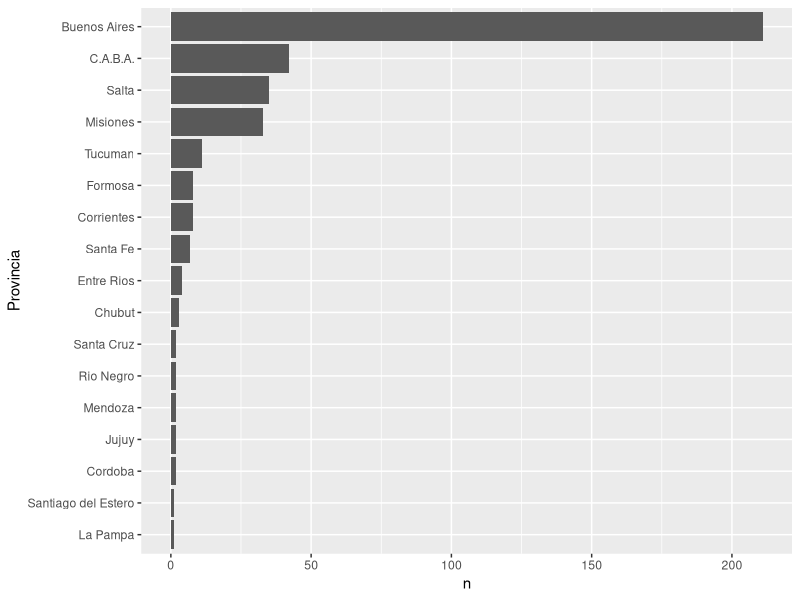
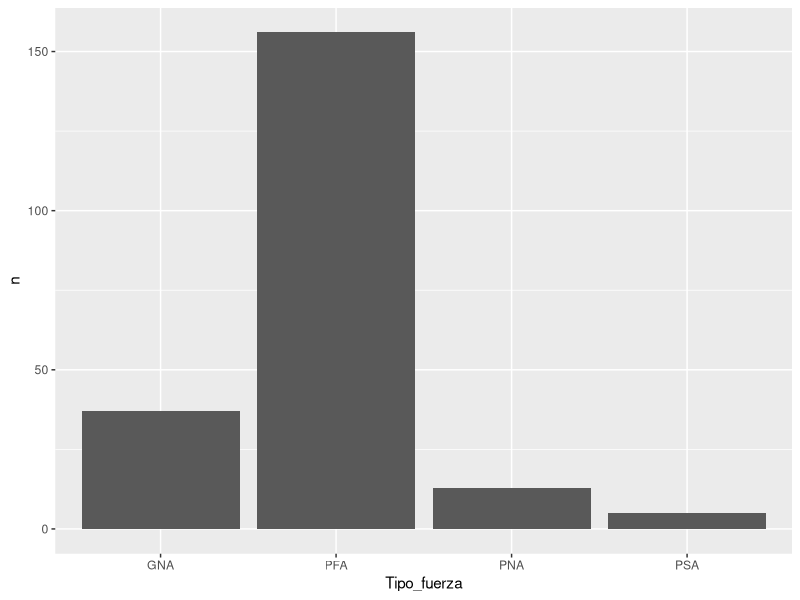
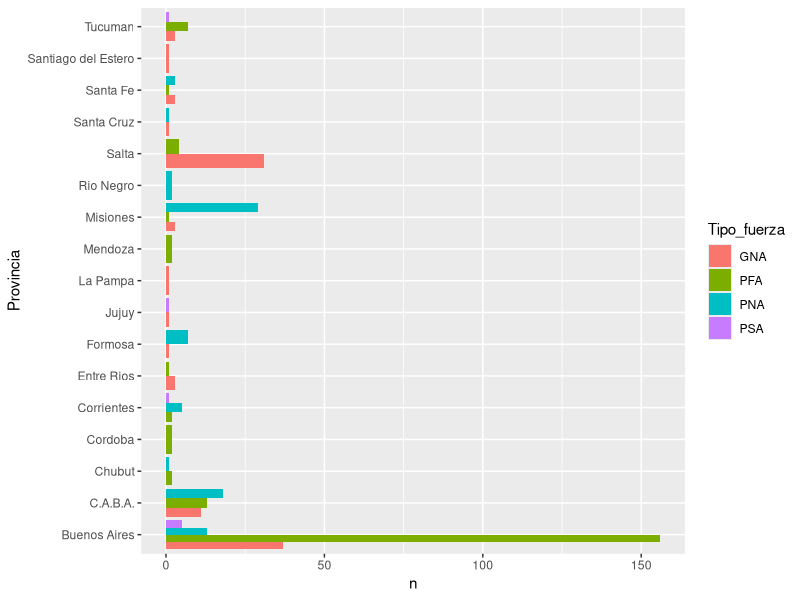
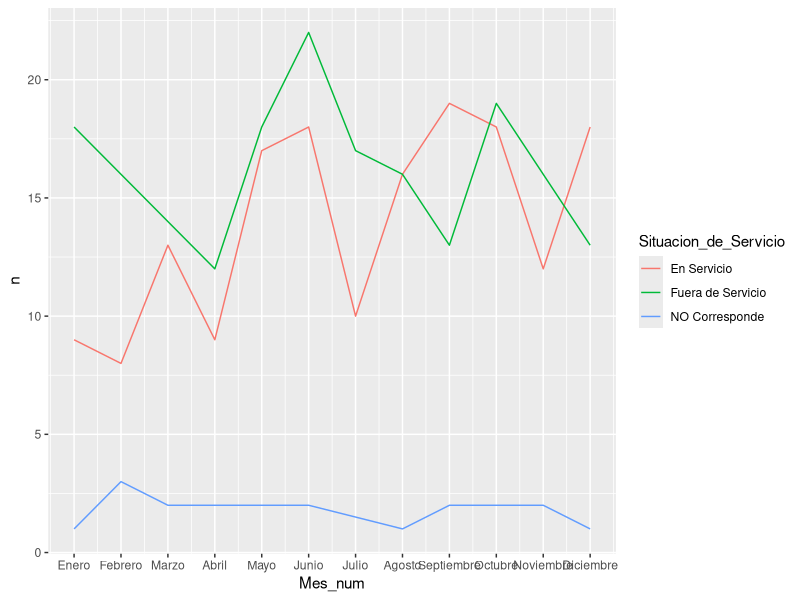
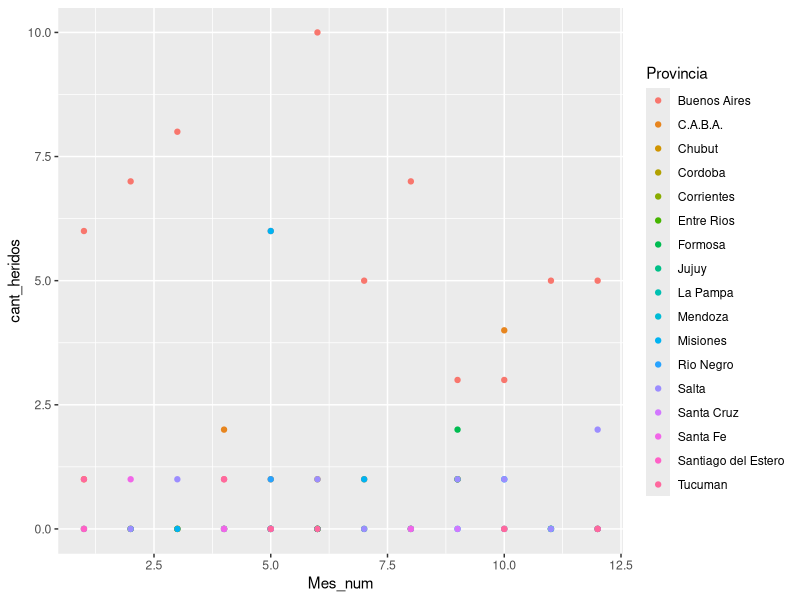

Write the R code that produced these figures, in order.
## 1. Importe las librerías ggplot y tidyverse. 
library(tidyverse)
library(ggplot2)
## 2. Importe la base PUFEAF. 
df <- read_csv('./data/Base_PUFEAF.csv')
## 3. ¿En qué provincia hubieron más casos de uso de armas de fuego? 

hechos_provincia <- df %>% #Llamo al df 
        group_by(Provincia) %>% #Agrupo por pcias
        summarize(n = n_distinct(ID_hecho)) #Cuento la cantidad de id de hechos

ggplot(hechos_provincia, aes(x=reorder(Provincia, n), y =n))+ #Selecciono dataframe, en x pongo provincias ordenadas por n y en y provincias
        geom_bar(stat = "identity")+ #Gráfico de barras
        coord_flip()+ #Roto ejes para que no se pisen las provs
        labs(x = "Provincia") #Cambio nombre eje x
        
## 4. En esta provincia, ¿qué fuerza las usó más veces?

pcia_fuerza <- df %>% group_by(Provincia, Tipo_fuerza) %>%
        summarize(n=n_distinct(ID_hecho)) #Agrupar por tipo fuerza y provincia

bsas <- pcia_fuerza %>% filter(Provincia == "Buenos Aires") #filtramos por buenos aires

ggplot(bsas, aes(x=Tipo_fuerza, y=n))+ #Tipo fuerza eje x y cantidad en y
        geom_col() #Gráfico de barras

#Todas las pcias por tipo de fuerza
ggplot(pcia_fuerza, aes(x = Provincia, y = n, fill = Tipo_fuerza))+ #Relleno el color x tipo fza
        geom_col(position = 'dodge')+ #Pongo los colores de relleno al lado del otro
        coord_flip() #Roto ejes de coordenadas

## 5. Grafique cómo evolucionaron a lo largo del tiempo los 
## casos según la situación de servicio (Situacion_de_Servicio).

df <- df %>% mutate(Mes_num= case_when(
        Mes == "Enero" ~ 1,
        Mes == "Febrero" ~ 2, 
        Mes == "Marzo" ~ 3,
        Mes == "Abril" ~ 4,
        Mes == "Mayo" ~ 5,
        Mes == "Junio" ~ 6,
        Mes == "Julio" ~ 7,
        Mes == "Agosto" ~ 8,
        Mes == "Septiembre" ~ 9,
        Mes == "Octubre" ~ 10,
        Mes == "Noviembre" ~ 11,
        Mes == "Diciembre" ~ 12
))

servicio_mes <- df %>% group_by(Mes_num, Situacion_de_Servicio) %>%
        summarize(n=n_distinct(ID_hecho))

ggplot(servicio_mes, aes(x= Mes_num, y = n, color = Situacion_de_Servicio))+
        geom_line()+ #Hago gráfico de líneas
        scale_x_continuous(labels = unique(df$Mes), #Con esta función cambio las etiquetas eje x
                           #Con labels pongo las etiquetas de valores de la columna "Mes"
                           breaks = 1:12) #Con breaks le indico que a cada valor de mes le de un num del 1 al 12

## 6. Grafique la evolución temporal de la cantidad de personas 
## heridas para cada provincia. 
df <- df %>% mutate(heridos = 
                            Civil_Interviniente_Herido+Civil_Tercero_Herido+Civil_Victima_Herido)

heridos <- df %>% select(ID_hecho,Provincia, Mes, Mes_num, Civil_Interviniente_Herido:Civil_Victima_Herido, heridos) #selecciono columnas que voy a usar

heridos_group <- heridos %>% group_by(Mes_num, Mes, Provincia) %>% #Agrupamos por mes y prov
        summarize(cant_heridos=sum(heridos),#Cuento cantidad de heridos de manera agrupada
                  tasa_heridos_caso = cant_heridos/n_distinct(ID_hecho)) #Tasa heridos/hechos

ggplot(heridos_group, aes(x=Mes_num, y = cant_heridos, color = Provincia))+ 
        geom_point()

## Realice lo mismo para la cantidad de fallecidos. 
